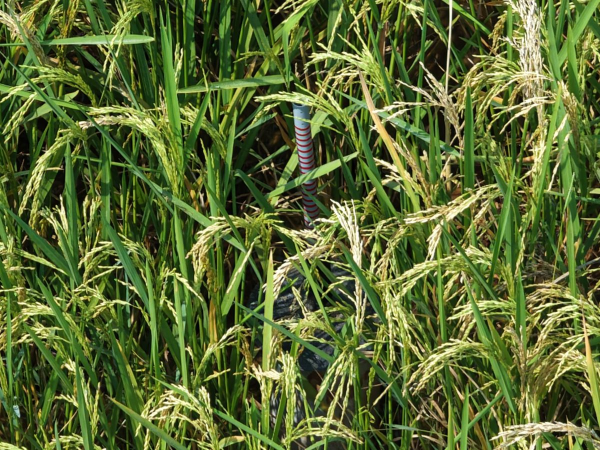
#> input picture media_private/photos/000.jpg, 1200 x 900 px (shown at 1/2 size)
$ python engine.py ../../media_private/photos/000.jpg
#> lines starting #> are read from the running program, lines starting #| are printed output that depends on the picture; after the words box and inside, x2 and y2 are one past the last pixel; in counts of white or black regions, pixels touching at a corner belong together
### gauge/detect.py
"""P2.1.1 Classic colour detector. The rod is blue-grey PVC with red rings; rice, weeds and soil are
green or brown, so blue-grey + red pixels in a tall thin cluster locate the rod even with zero rings showing."""
import numpy as np
from PIL import Image
from scipy import ndimage as ndi


def load(path):
    return np.asarray(Image.open(path).convert("RGB")).astype(np.int16)


# [5 lines left out: function red_mask, not called in this run]


def grey_mask(im):
    R, G, B = im[..., 0], im[..., 1], im[..., 2]
    return (B >= G - 10) & (B - R > 5) & (B > 45) & (B - G < 60)   # blue-grey PVC, sun or shade


def detect(im):
    c = candidates(im)
    return c[0] if c else None


def ring_mask(im):
    """Red or washed-out pink ring paint. Straw (G >> B) and brown soil (G > B) are excluded."""
    R, G, B = im[..., 0], im[..., 1], im[..., 2]
    M = np.maximum(G, B)
    return (R - M > 25) & (R > 1.25 * M) & (R > 40) & (B >= G - 12)


def _axis(xs, ys):
    c = np.array([xs.mean(), ys.mean()])
    _, s, vt = np.linalg.svd(np.stack([xs - c[0], ys - c[1]], 1), full_matrices=False)
    d = vt[0] if vt[0][1] > 0 else -vt[0]
    t = (xs - c[0]) * d[0] + (ys - c[1]) * d[1]
    w = np.abs((xs - c[0]) * -d[1] + (ys - c[1]) * d[0])
    return c, d, s, t, w


def ring_stacks(im):
    """Stacks of >= 3 separate ring blobs along a near-vertical line: the rod with rings showing.
    Pieces of one rod split by a leaf are merged when they lie on the same axis."""
    red = ring_mask(im)
    blobs, nb = ndi.label(red)
    if nb == 0:
        return []
    size = ndi.sum(red, blobs, range(1, nb + 1))
    keep = np.isin(blobs, 1 + np.nonzero(size >= 8)[0])
    tall = ndi.maximum_filter1d(ndi.maximum_filter1d(keep.view(np.uint8), 71, 0), 3, 1)
    groups, ng = ndi.label(tall)
    pts = lookup(groups, keep)
    pieces = []
    for gi in 1 + np.nonzero(ndi.sum(keep, groups, range(1, ng + 1)) >= 20)[0]:
        ys, xs = pts(gi)
        pieces.append((xs, ys))
    found = []
    while pieces:
        pieces.sort(key=lambda q: -len(q[0]))
        xs, ys = pieces.pop(0)
        c, d, s, t, w = _axis(xs, ys)
        if len(xs) >= 40 and abs(d[1]) >= 0.85:
            half = float(np.percentile(w, 95)) + 1
            L = t.max() - t.min()
            rest = []
            for qx, qy in pieces:                              # absorb pieces on this rod's axis
                qc = np.array([qx.mean(), qy.mean()])
                along = (qc - c) @ d
                off = abs((qc - c) @ np.array([-d[1], d[0]]))
                if off < 2.5 * half and abs(along) < L / 2 + 0.8 * L + 150:
                    xs, ys = np.concatenate([xs, qx]), np.concatenate([ys, qy])
                else:
                    rest.append((qx, qy))
            pieces = rest
            c, d, s, t, w = _axis(xs, ys)
        nring = len(np.unique(blobs[ys, xs]))
        if nring < 3 or abs(d[1]) < 0.85 or s[0] < 1.1 * s[1]:
            continue
        found.append(dict(score=len(ys) * min(nring, 30), center=c, dir=d, half=float(np.percentile(w, 95)) + 1,
                          t0=float(t.min()), t1=float(t.max()), red_px=len(ys), grey_px=0, rings_seen=nring))
    return sorted(found, key=lambda f: -f["score"])


def candidates(im):
    stacks = ring_stacks(im)
    if stacks:
        return stacks
    return grey_rods(im)


# [34 lines left out: function grey_rods, not called in this run]


def lookup(groups, mask):
    """Fast per-group pixel lists: returns f(gi) -> (ys, xs) of mask pixels in group gi."""
    ys, xs = np.nonzero(mask & (groups > 0))
    g = groups[ys, xs]
    order = np.argsort(g, kind="stable")
    ys, xs, g = ys[order], xs[order], g[order]
    return lambda gi: (ys[np.searchsorted(g, gi):np.searchsorted(g, gi, "right")],
                       xs[np.searchsorted(g, gi):np.searchsorted(g, gi, "right")])


# [21 lines left out: functions box, inside, not called in this run]

### gauge/measure.py
"""P3 Measure, don't count. Straighten the rod, find the ring rhythm (pitch), the first ring, the sleeve edge and the
rod top; reading = rings between the first ring and the sleeve, so rings hidden by leaves still count."""
import numpy as np
from scipy import ndimage as ndi
from scipy.signal import find_peaks
from .detect import ring_mask, grey_mask


def sample(im, c, d, T, S):
    n = np.array([-d[1], d[0]])
    px = c[0] + T[:, None] * d[0] + S[None, :] * n[0]
    py = c[1] + T[:, None] * d[1] + S[None, :] * n[1]
    return np.stack([ndi.map_coordinates(im[..., k].astype(float), [py, px], order=1, mode="nearest")
                     for k in range(3)], -1).astype(np.int16)


def straighten(im, det, up, down):
    """Rod core as a straight strip. A wide first pass finds the ring centre per row; a quadratic through those
    centres follows tilt errors and gently bent rods. Returns (core strip, image-y per row)."""
    c, d, h = det["center"], det["dir"], det["half"]
    T = np.arange(det["t0"] - up, det["t1"] + down)
    S = np.arange(-2.5 * h, 2.5 * h + 1)
    wide = sample(im, c, d, T, S)
    red = ring_mask(wide)
    cnt = red.sum(1)
    rows = np.nonzero(cnt >= max(2, 0.2 * h))[0]
    if len(rows) >= 10:
        cen = (red * S[None, :]).sum(1)[rows] / cnt[rows]
        fit = np.polyfit(rows, cen, 2 if len(rows) > 60 else 1)
        off = np.polyval(fit, np.arange(len(T)))
        lo, hi = rows.min(), rows.max()                       # hold the offset flat outside the ring span
        off[:lo], off[hi + 1:] = off[lo], off[hi]
    else:
        off = np.zeros(len(T))
    W = np.arange(-0.6 * h, 0.6 * h + 1)
    cols = (off[:, None] + W[None, :] - S[0])                # column index into the wide strip
    rr = np.repeat(np.arange(len(T))[:, None], len(W), 1)
    core = np.stack([ndi.map_coordinates(wide[..., k].astype(float), [rr, cols], order=1, mode="nearest")
                     for k in range(3)], -1).astype(np.int16)
    n = np.array([-d[1], d[0]])
    return core, c[1] + T * d[1] + off * n[1]


def pitch(sig, lo=6, hi=160):
    """Ring pitch in px from the autocorrelation of the redness wave (sub-pixel, parabolic)."""
    x = sig - sig.mean()
    hi = min(hi, len(x) // 2)
    if hi <= lo + 2 or not x.any():
        return None, 0.0
    ac = np.correlate(x, x, "full")[len(x) - 1:]
    ac = ac / ac[0]
    pk, _ = find_peaks(ac[:hi])
    pk = pk[pk >= lo]
    if not len(pk):
        return None, 0.0
    m = ac[pk].max()
    k = pk[ac[pk] >= 0.75 * m][0] if m > 0 else pk[np.argmax(ac[pk])]   # shortest strong lag: the strongest can be
                                                                        # 2-4x the true gap; no positive peak: strongest
    y0, y1, y2 = ac[k - 1], ac[k], ac[k + 1]
    den = y0 - 2 * y1 + y2
    return float(k + (0.5 * (y0 - y2) / den if den else 0)), float(ac[k])


def rod_run(rod, seed, gap):
    """Rows [a, b] of the rod around `seed`: rod-coloured rows, bridging occlusions shorter than `gap` rows."""
    a = b = seed
    miss = 0
    while b + 1 < len(rod) and miss <= gap:
        b += 1
        miss = 0 if rod[b] else miss + 1
    b -= miss
    miss = 0
    while a > 0 and miss <= gap:
        a -= 1
        miss = 0 if rod[a] else miss + 1
    return a + miss, b


def read(im, det):
    """Reading for one detected rod: dict(rings, pitch_px, first_y, last_y, sleeve_y, top_y, cap_ratio, confidence)."""
    L = det["t1"] - det["t0"]
    up, down = 0.6 * L + 80, 0.5 * L + 150
    core, ys = straighten(im, det, up, down)
    redf = ring_mask(core).mean(1)
    greyf = grey_mask(core).mean(1)
    r, g, b = core[..., 0], core[..., 1], core[..., 2]
    redness = np.clip(np.median(r - np.maximum(g, b), 1), 0, None)
    gray = core.astype(np.float32).mean(-1)
    sharp = float(np.abs(np.diff(gray, 2, axis=0)).mean())    # rod-core detail along the axis: blur lowers it
    out = dict(rings=0.0, pitch_px=None, first_y=None, last_y=None, sleeve_y=None, top_y=None, cap_ratio=None,
               confidence=0.0, rod_len_px=round(L), strength=0.0, seen=0.0, peaks=0, sharp=round(sharp, 2),
               ringfrac=round(float((redf > 0.15).mean()), 3))
    ringrow = redf > 0.15
    if ringrow.sum() < 4:                                   # no paint showing: an all-grey rod reads 0 rings
        out["confidence"] = 0.6 if L > 6 * det["half"] else 0.3
        return out
    rows = np.nonzero(ringrow)[0]
    p, strength = pitch(redness[rows.min(): rows.max() + 1])
    pk0, _ = find_peaks(np.where(ringrow, redness, 0), distance=max(3, int(0.3 * det["half"])), prominence=10)
    if 2 <= len(pk0) <= 6:                                  # few rings: their spacing beats the autocorrelation
        p, strength = float(np.median(np.diff(pk0))), max(strength, 0.5)
    if p is None or p < 4:
        p, strength = 2.5 * det["half"], 0.2
    # the rod: rod-coloured rows around the ring mass, bridging leaves up to ~3 pitches
    rodrow = (redf + greyf) > 0.3
    seed = int(np.median(rows))
    a, s = rod_run(rodrow, seed, int(4 * p))
    pk, _ = find_peaks(np.where(ringrow, redness, 0), distance=max(3, int(0.6 * p)))
    pk = pk[(pk >= a) & (pk <= s)]
    if not len(pk):
        out["confidence"] = 0.2
        return out
    # a faint band at either end is a sleeve rim or a stain, not a ring: real rings are strongly saturated
    if len(pk) >= 3:
        strong = 0.3 * np.median(redness[pk])
        while len(pk) >= 3 and redness[pk[-1]] < strong:
            pk = pk[:-1]
        while len(pk) >= 3 and redness[pk[0]] < strong:
            pk = pk[1:]
    first, last = pk.min(), pk.max()
    n = round((last - first) / p) + 1
    if len(pk) >= 3:                                      # perspective changes the gap along the rod: count gap by
        g = np.diff(pk).astype(float)                     # gap against the local pitch, not one global pitch
        n = 1
        for i, gi in enumerate(g):
            near = g[max(0, i - 4): i + 5]
            near = near[(near > 0.6 * p) & (near < 1.5 * p)]
            q = gi / (np.median(near) if len(near) else p)
            n += max(1, round(q))
    # ponytail: rings hidden right at the sleeve are not added back (sleeve colour varies by plot); the
    # timeline and two-shot fusion catch those cases instead.
    s = min(s, last + int(p / 2))
    t = max(a, first - int(0.4 * p))                      # top: walk up from above the first ring while still PVC
    while t > a and greyf[max(a, t - 3):t].mean() > 0.2:
        t -= 1
    seen = len(pk) / max(n, 1)
    out.update(strength=round(float(strength), 3), seen=round(float(seen), 3), peaks=int(len(pk)))
    out.update(rings=float(n), pitch_px=round(p, 1), first_y=round(float(ys[first])), last_y=round(float(ys[last])),
               sleeve_y=round(float(ys[s])), top_y=round(float(ys[t])), cap_ratio=round((first - t) / p, 2),
               confidence=round(float(np.clip(strength, 0, 1) * min(1.0, seen) * min(1.0, p / 12)), 2))
    return out

### service/gaugesvc/engine.py
"""v1 on in-memory photos: the same reader, model and rules as the research code (gauge/), so the service gives
the same answers. One visit at a time, because the two shots of a visit check each other."""
import io, json, os, sys
from pathlib import Path
import numpy as np
from PIL import Image

HERE = Path(__file__).resolve().parent
REPO = HERE.parents[1]                              # repo checkout; in the image everything sits under /app
sys.path.insert(0, str(REPO))
from gauge.detect import detect                     # noqa: E402
from gauge.measure import read                      # noqa: E402
from gauge import v1                                # noqa: E402

MODEL_PATH = Path(os.environ.get("MODEL_PATH", REPO / "models" / "v2_confidence.json"))
COLOUR_DIR = Path(os.environ.get("COLOUR_DIR", REPO / "methods" / "teammate" / "pipeline"))
CM_PER_STRIPE = float(os.environ.get("CM_PER_STRIPE", "1.0"))
_model = None


def model():
    global _model
    if _model is None:
        _model = v1.Model.from_json(MODEL_PATH.read_text())
    return _model


# [28 lines left out: function colour_locate, not called in this run]


def decode(data):
    im = Image.open(io.BytesIO(data))
    im.load()
    return np.asarray(im.convert("RGB")).astype(np.int16)


def gauge_box(det):
    c, d, h = np.array(det["center"]), np.array(det["dir"]), det["half"]
    ends = [c + d * det["t0"], c + d * det["t1"]]
    xs, ys = [e[0] for e in ends], [e[1] for e in ends]
    return [round(min(xs) - 2 * h), round(min(ys)), round(max(xs) + 2 * h), round(max(ys))]


def measure(data):
    """Reader output for one photo, before the visit vote. Never raises: a bad photo comes back as an error row."""
    try:
        im = decode(data)
#> in decode, im is the input picture: PIL image 1200x900 RGB; mean R, G, B 90.8, 106.9, 50.9
    except Exception as e:                               # damaged or not an image
        return dict(error=f"cannot read image: {type(e).__name__}")
    det = detect(im)
#> in ring_mask, `return (R - M > 25) & (R > 1.25 * M) & (R > 40) & (B >= G - 12)`:
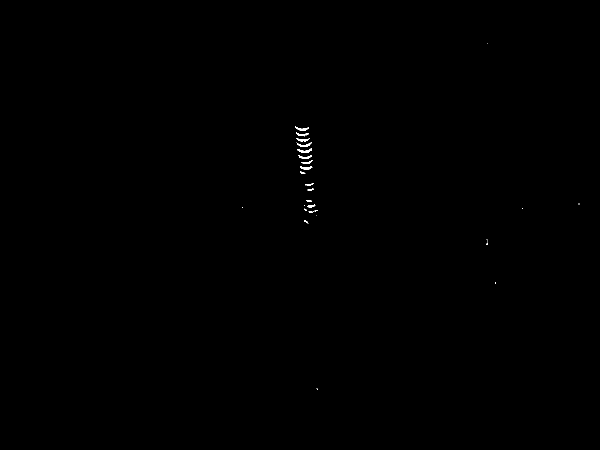
#> returned value: shape (900, 1200) bool (shown at 1/2 size); 0.1% white; 28 white regions (13 under 20 px), largest, box (x1, y1, x2, y2) and area: (595, 297, 624, 306) 125, (593, 285, 624, 294) 116, (590, 253, 618, 262) 108
#> in ring_stacks, `blobs, nb = ndi.label(red)`: nb = 34
#> in ring_stacks, `size = ndi.sum(red, blobs, range(1, nb + 1))`: size = 34 values, max 125 at index 7, min 1 at index 0, mean 32.85
#> in ring_stacks, `tall = ndi.maximum_filter1d(ndi.maximum_filter1d(keep.view(np.uint8), ..`:
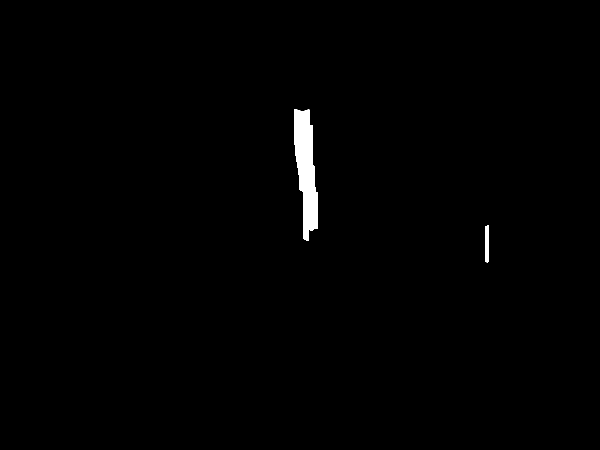
#> tall: shape (900, 1200) (shown at 1/2 size); values 0 (black) and 1 (white), 0.76% white; 2 white regions, box (x1, y1, x2, y2) and area: (589, 218, 636, 482) 7800, (971, 450, 977, 525) 441
#> in ring_stacks, `groups, ng = ndi.label(tall)`: ng = 2
#> in lookup, `ys, xs = np.nonzero(mask & (groups > 0))`: ys = 1086 values from 253 to 489; xs = 1086 values, max 975 at index 1077, min 590 at index 0, mean 613.8
#> in lookup, `g = groups[ys, xs]`: g = 1086 values from 1 to 2
#> in lookup, `order = np.argsort(g, kind="stable")`: order = 1086 values from 0 to 1085
#> the loop in ring_stacks, `for gi in 1 + np.nonzero(ndi.sum(keep, groups, range(1, ng + 1)) >= 20..` made 1 pass
#> after the loop in ring_stacks, `for gi in 1 + np.nonzero(ndi.sum(keep, groups, range(1, ng + 1)) >= 20..`: pieces = 1 item
#> the loop in ring_stacks, `while pieces:` made 1 pass
#> (half, L, nring) on pass 1: (13.55, 194.6, 18)
#> after the loop in ring_stacks, `while pieces:`: L = 194.6; found = 1 item; half = 13.55; pieces = []
#> in candidates, `stacks = ring_stacks(im)`: stacks = 1 item
#> in measure, `det = detect(im)`: det = 9 items
    if det is None:
        n, box = colour_locate(data)
        row = dict(rings="", box=box)
        if n is not None:
            row = dict(v1.fallback(row, {"state": "dry" if n == 0 else "counted", "rings": n}), box=box)
        return row
    r = read(im, det)
#> in read, `L = det["t1"] - det["t0"]`: L = 194.6
#> in read, `up, down = 0.6 * L + 80, 0.5 * L + 150`: up = 196.8; down = 247.3
#> in straighten, `c, d, h = det["center"], det["dir"], det["half"]`: c = [610.8, 321.1]; d = [0.0994, 0.995]; h = 13.55
#> in straighten, `T = np.arange(det["t0"] - up, det["t1"] + down)`: T = 639 values from -266.6 to 371.4
#> in straighten, `S = np.arange(-2.5 * h, 2.5 * h + 1)`: S = 69 values from -33.87 to 34.13
#> in sample, `n = np.array([-d[1], d[0]])`: n = [-0.995, 0.0994]
#> in sample, `px = c[0] + T[:, None] * d[0] + S[None, :] * n[0]`:
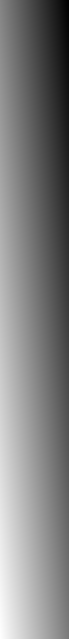
#> px: shape (639, 69) float64; min 550.3, max 681.4, mean 615.9; drawn with min black and max white
#> in sample, `py = c[1] + T[:, None] * d[1] + S[None, :] * n[1]`:
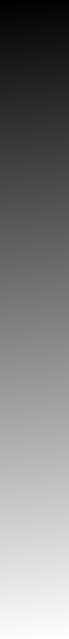
#> py: shape (639, 69) float64; min 52.45, max 694, mean 373.2; drawn with min black and max white
#> in ring_mask (call 2), `R, G, B = im[..., 0], im[..., 1], im[..., 2]`:
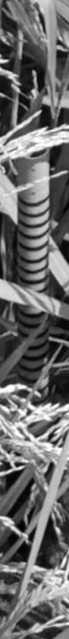
#> G: shape (639, 69) int16; min 0, max 255, mean 106.1
#> in ring_mask (call 2), `R, G, B = im[..., 0], im[..., 1], im[..., 2]`:
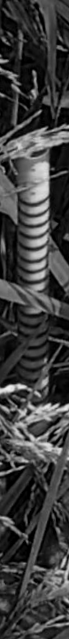
#> B: shape (639, 69) int16; min 0, max 239, mean 62.3
#> in ring_mask (call 2), `return (R - M > 25) & (R > 1.25 * M) & (R > 40) & (B >= G - 12)`:
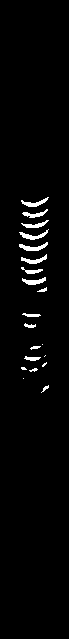
#> returned value: shape (639, 69) bool; 2.4% white; 20 white regions (5 under 20 px), largest, box (x1, y1, x2, y2) and area: (19, 242, 48, 251) 120, (19, 229, 49, 240) 114, (21, 197, 49, 207) 106
#> in straighten, `cnt = red.sum(1)`: cnt = 639 values, max 25 at index 247, min 0 at index 0, mean 1.67
#> in straighten, `rows = np.nonzero(cnt >= max(2, 0.2 * h))[0]`: rows = 95 values from 198 to 389
#> in straighten, `cen = (red * S[None, :]).sum(1)[rows] / cnt[rows]`: cen = 95 values, max 13.13 at index 17, min -11.87 at index 49, mean 0.957
#> in straighten, `fit = np.polyfit(rows, cen, 2 if len(rows) > 60 else 1)`: fit = [0.00069, -0.402, 57.19]
#> in straighten, `off = np.polyval(fit, np.arange(len(T)))`: off = 639 values, max 81.45 at index 638, min -1.46 at index 291, mean 22.56
#> in straighten, `lo, hi = rows.min(), rows.max()`: lo = 198; hi = 389
#> in straighten, `W = np.arange(-0.6 * h, 0.6 * h + 1)`: W = 18 values from -8.13 to 8.87
#> in straighten, `n = np.array([-d[1], d[0]])`: n = [-0.995, 0.0994]
#> in read, `core, ys = straighten(im, det, up, down)`: ys = 639 values from 56.27 to 691.2
#> in read, `redf = ring_mask(core).mean(1)`: redf = 639 values, max 1 at index 247, min 0 at index 0, mean 0.0694
#> in read, `greyf = grey_mask(core).mean(1)`: greyf = 639 values, max 1 at index 157, min 0 at index 0, mean 0.153
#> in read, `redness = np.clip(np.median(r - np.maximum(g, b), 1), 0, None)`: redness = 639 values, max 74.5 at index 282, min 0 at index 0, mean 4.5
#> in read, `sharp = float(np.abs(np.diff(gray, 2, axis=0)).mean())`: sharp = 10.82
#> in read, `out = dict(rings=0.0, pitch_px=None, first_y=None, last_y=None, sleeve..`: out = 14 items
#> in read, `rows = np.nonzero(ringrow)[0]`: rows = 78 values from 198 to 389
#> in pitch, `x = sig - sig.mean()`: x = 192 values, max 61.85 at index 84, min -12.65 at index 0, mean 0
#> in pitch, `hi = min(hi, len(x) // 2)`: hi = 96
#> in pitch, `ac = np.correlate(x, x, "full")[len(x) - 1:]`: ac = 192 values, max 70147.5 at index 0, min -28330.3 at index 6, mean 182.7
#> in pitch, `ac = ac / ac[0]`: ac = 192 values, max 1 at index 0, min -0.404 at index 6, mean 0.0026
#> in pitch, `pk, _ = find_peaks(ac[:hi])`: pk = [11, 22, 34, 45, 56, 67, 77, 88]
#> in pitch, `m = ac[pk].max()`: m = 0.662
#> in pitch, `k = pk[ac[pk] >= 0.75 * m][0] if m > 0 else pk[np.argmax(ac[pk])]`: k = 11
#> in pitch, `y0, y1, y2 = ac[k - 1], ac[k], ac[k + 1]`: y0 = 0.533; y1 = 0.662; y2 = 0.576
#> in pitch, `den = y0 - 2 * y1 + y2`: den = -0.214
#> in read, `p, strength = pitch(redness[rows.min(): rows.max() + 1])`: p = 11.1; strength = 0.662
#> in read, `pk0, _ = find_peaks(np.where(ringrow, redness, 0), distance=max(3, int..`: pk0 = [204, 215, 225, 237, 248, 261, 271, 282, 315, 325, 347, 358, 369]
#> in read, `seed = int(np.median(rows))`: seed = 261
#> the loop in rod_run, `while b + 1 < len(rod) and miss <= gap:` made 172 passes
#> miss on passes 1 to 3: 0, 0, 1
#> after the loop in rod_run, `while b + 1 < len(rod) and miss <= gap:`: b = 433
#> in rod_run, `b -= miss`: b = 388
#> the loop in rod_run, `while a > 0 and miss <= gap:` made 153 passes
#> (a, miss) on passes 1 to 3: (260, 0), (259, 0), (258, 0)
#> after the loop in rod_run, `while a > 0 and miss <= gap:`: a = 108
#> in read, `a, s = rod_run(rodrow, seed, int(4 * p))`: a = 153; s = 388
#> in read, `pk, _ = find_peaks(np.where(ringrow, redness, 0), distance=max(3, int(..`: pk has the same summary as pk0
#> in read, `strong = 0.3 * np.median(redness[pk])`: strong = 16.05
#> in read, `first, last = pk.min(), pk.max()`: first = 204; last = 369
#> in read, `n = round((last - first) / p) + 1`: n = 16
#> in read, `g = np.diff(pk).astype(float)`: g = [11, 10, 12, 11, 13, 10, 11, 33, 10, 22, 11, 11]
#> the loop in read, `for i, gi in enumerate(g):` made 12 passes
#> (gi, near, q, n) on passes 1 to 8: (11, [11, 10, 12, 11, 13], 1, 2), (10, [11, 10, 12, 11, 13, 10], 0.909, 3), (12, [11, 10, 12, 11, 13, 10, 11], 1.09, 4), (11, [11, 10, 12, 11, 13, 10, 11], 1, 5), (13, [11, 10, 12, 11, 13, 10, 11, 10], 1.18, 6), (10, [10, 12, 11, 13, 10, 11, 10], 0.909, 7), (11, [12, 11, 13, 10, 11, 10, 11], 1, 8), (33, [11, 13, 10, 11, 10, 11, 11], 3, 11)
#> after the loop in read, `for i, gi in enumerate(g):`: n = 16
#> in read, `s = min(s, last + int(p / 2))`: s = 374
#> in read, `t = max(a, first - int(0.4 * p))`: t = 200
#> the loop in read, `while t > a and greyf[max(a, t - 3):t].mean() > 0.2:` made 16 passes
#> t on passes 1 to 8: 199, 198, 197, 196, 195, 194, 193, 192
#> after the loop in read, `while t > a and greyf[max(a, t - 3):t].mean() > 0.2:`: t = 184
#> in read, `seen = len(pk) / max(n, 1)`: seen = 0.812
#> in measure, `r = read(im, det)`: r = 14 items
    row = {k: ("" if v is None else v) for k, v in r.items()}
    row.update(half=det["half"], box=gauge_box(det))
#> in gauge_box, `c, d, h = np.array(det["center"]), np.array(det["dir"]), det["half"]`: c = [610.8, 321.1]; d = [0.0994, 0.995]; h = 13.55
#> in gauge_box, `ends = [c + d * det["t0"], c + d * det["t1"]]`: ends = [[603.9, 251.6], [623.2, 445.3]]
#> in gauge_box, `xs, ys = [e[0] for e in ends], [e[1] for e in ends]`: xs = [603.9, 623.2]; ys = [251.6, 445.3]
    return row


# [6 lines left out: function level, not called in this run]


def visit(rows):
    """rows: measure() outputs for the shots of one visit (in order). Returns one result dict per shot."""
    out = []
#> out = []
    for i, r in enumerate(rows):
        if "error" in r:
            out.append(dict(status="error", error=r["error"], flags=[]))
            continue
        sibs = [s.get("rings", "") for j, s in enumerate(rows) if j != i and "error" not in s]
        flags = []
        if len(rows) < 2:
            flags.append("no_twin_shot")
        elif not any(s not in ("", None) for s in sibs):
            flags.append("twin_unreadable")
        if r.get("source"):
            flags.append("colour_locator_used")
        if r.get("rings") in ("", None):
            out.append(dict(status="no_gauge", stripes=None, confidence=0.0, gauge_box=r.get("box"), flags=flags))
            continue
        p = float(model().prob(v1.features(r, sibs)[None, :])[0])
        d = v1.decide(r, p)
        if d["note"].startswith("bad gauge"):
            flags.append("bad_gauge")
        n = float(r["rings"])
        res = dict(status="accepted" if d["accepted"] else "review", confidence=d["confidence"],
                   gauge_box=r.get("box"), flags=flags)
        if d["accepted"]:
            cm, rel, state = level(n)
            res.update(stripes=int(n), dry=n == 0, level_cm=cm, level_vs_guide_cm=rel, soil_state=state)
        else:
            res.update(stripes=None, candidate_stripes=int(n), note=d["note"])
        out.append(res)
#> this loop made 1 pass
    return out


# [8 lines left out: function visit_reading, not called in this run]


if __name__ == "__main__":
#> (the run stopped early here; a loop or call above may not have finished)
